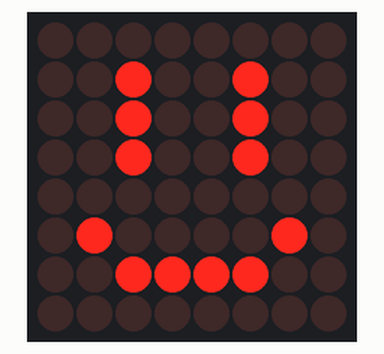
The sketch below on a simulated Arduino Uno, built with avr-gcc and run on an emulated ATmega328P. Parts: 8×8 LED matrix. What the sketch prints to the serial monitor is not drawn.

Above: at 2.0 s.
At 8.2 s:
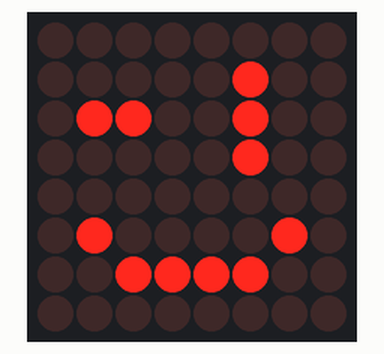

The sketch:

smiley-matrix.ino
```cpp
/*
Smiley on 8x8 LED matrix
Author: David Beran

See https://github.com/hom3r/arduino/tree/main/smiley-matrix
*/

#include "LedControl.h"

const int FRAME = 80;
const int BUTTON = 2;

// DIN 4, CLK = 5, CS = 6, 1 matrix connected
LedControl matrix = LedControl(4, 5, 6, 1);

void drawRectangle(int size);
void wink(int duration);
void blink();

void setup() {
  Serial.begin(9600);

  //wake up the MAX72XX from power-saving mode
  matrix.shutdown(0, false);  // enable the matrix
  //set a medium brightness for the Leds
  matrix.setIntensity(0,8);

  animation();
  animation();
  animation();

  Serial.println("Init complete");
}

void loop() {
  Serial.println("Looping...");

  drawFace();
  delay(2000);
  blink();
  delay(200);
  blink();
  delay(3000);

  wink(2000);
  delay(1000);
}

void animation() {
  // matrix.clearDisplay(0);
  drawRectangle(1);
  delay(FRAME);
  drawRectangle(2);
  delay(FRAME);
  drawRectangle(3);
  delay(FRAME);
  drawRectangle(4);
  delay(FRAME);
  drawRectangle(3);
  delay(FRAME);
  drawRectangle(2);
  delay(FRAME);
  drawRectangle(1);
  delay(FRAME);
  drawRectangle(0);
  delay(FRAME);
}

void drawFace() {
  // matrix.clearDisplay(0);
  matrix.setRow(0,0,B00000000);
  matrix.setRow(0,1,B00100100);
  matrix.setRow(0,2,B00100100);
  matrix.setRow(0,3,B00100100);
  matrix.setRow(0,4,B00000000);
  matrix.setRow(0,5,B01000010);
  matrix.setRow(0,6,B00111100);
  matrix.setRow(0,7,B00000000);
}

void blink() {
  drawFace();
  delay(FRAME);

  // half-closed eyes
  matrix.setRow(0,0,B00000000);
  matrix.setRow(0,1,B00000000);
  matrix.setRow(0,2,B00100100);
  matrix.setRow(0,3,B00000000);

  delay(FRAME);

  // closed eyes
  matrix.setRow(0,0,B00000000);
  matrix.setRow(0,1,B00000000);
  matrix.setRow(0,2,B00000000);
  matrix.setRow(0,3,B00000000);
  delay(FRAME);

  // half-closed eyes
  matrix.setRow(0,0,B00000000);
  matrix.setRow(0,1,B00000000);
  matrix.setRow(0,2,B00100100);
  matrix.setRow(0,3,B00000000);

  delay(FRAME);

  drawFace();
  delay(FRAME);
}


void wink(int duration = FRAME) {
  drawFace();
  delay(FRAME);

  // half-closed eye
  matrix.setRow(0,0,B00000000);
  matrix.setRow(0,1,B00000100);
  matrix.setRow(0,2,B00100100);
  matrix.setRow(0,3,B00000100);
  delay(FRAME);

  // closed eye
  matrix.setRow(0,0,B00000000);
  matrix.setRow(0,1,B00000100);
  matrix.setRow(0,2,B01100100);
  matrix.setRow(0,3,B00000100);

  delay(duration);

  // half-closed eye
  matrix.setRow(0,0,B00000000);
  matrix.setRow(0,1,B00000100);
  matrix.setRow(0,2,B00100100);
  matrix.setRow(0,3,B00000100);

  delay(FRAME);

  drawFace();
  delay(FRAME);
}

void drawRectangle(int size) {
  matrix.clearDisplay(0);

  switch (size) {
    case 0:
      break;
    case 1:
      matrix.setRow(0,1,B00000000);
      matrix.setRow(0,2,B00000000);
      matrix.setRow(0,3,B00011000);
      matrix.setRow(0,4,B00011000);
      matrix.setRow(0,5,B00000000);
      matrix.setRow(0,6,B00000000);
      break;
    case 2:
      matrix.setRow(0,1,B00000000);
      matrix.setRow(0,2,B00111100);
      matrix.setRow(0,3,B00100100);
      matrix.setRow(0,4,B00100100);
      matrix.setRow(0,5,B00111100);
      matrix.setRow(0,6,B00000000);
      break;
    case 3:
      matrix.setRow(0,1,B01111110);
      matrix.setRow(0,2,B01000010);
      matrix.setRow(0,3,B01000010);
      matrix.setRow(0,4,B01000010);
      matrix.setRow(0,5,B01000010);
      matrix.setRow(0,6,B01111110);
      break;
    case 4:
      matrix.setRow(0,0,B11111111);
      matrix.setRow(0,1,B10000001);
      matrix.setRow(0,2,B10000001);
      matrix.setRow(0,3,B10000001);
      matrix.setRow(0,4,B10000001);
      matrix.setRow(0,5,B10000001);
      matrix.setRow(0,6,B10000001);
      matrix.setRow(0,7,B11111111);
      break;
    default:
      Serial.println("Unknown size: " + size);
      break;
  }
}
```

Measured:
- what the display in image 0 shows lasts 2.0 s, from 2.0 s to 4.0 s
- what the display in image 1 shows lasts 2.0 s, from 8.1 s to 10.1 s
